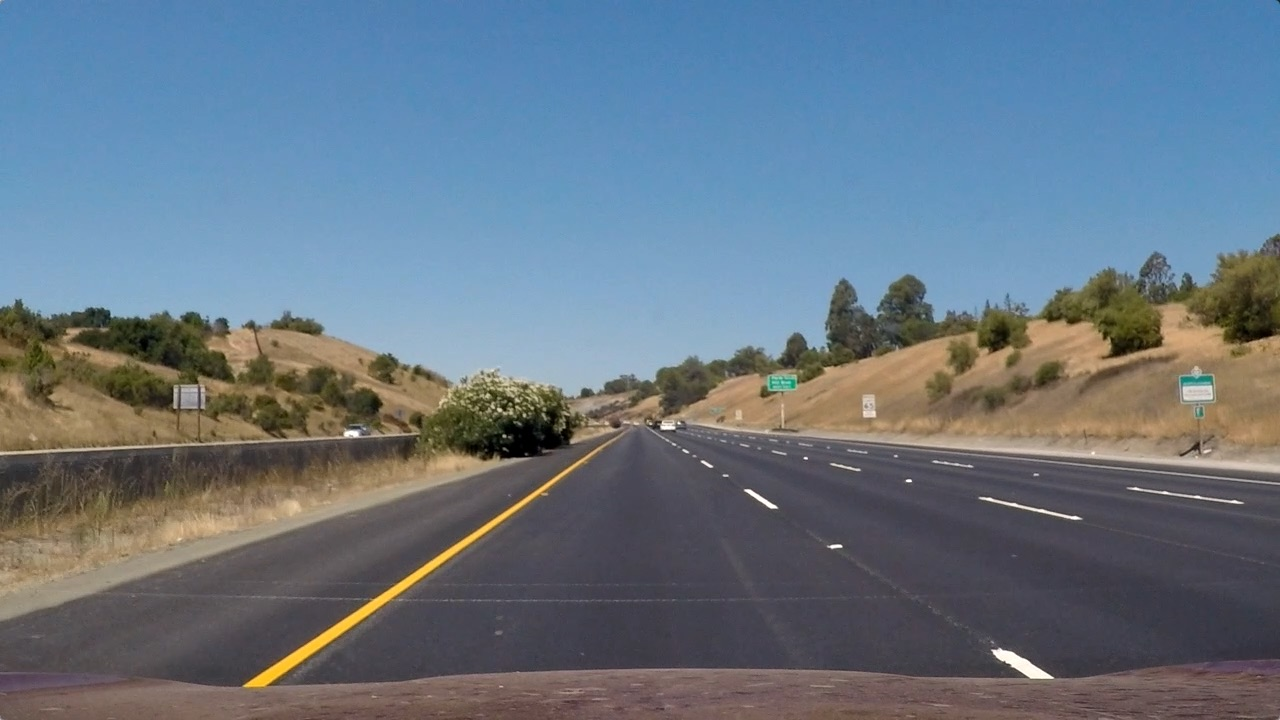
#> input picture test_images/straight_lines1.jpg, 1280 x 720 px
$ jupyter execute --allow-errors Advance_lane_finding.ipynb   (shell and % lines are left out)   (older library calls are emulated)
#> lines starting #> are read from the running program, lines starting #| are printed output that depends on the picture
[cell 1]
# Cell-1: Calibration: mtx, dist
import numpy as np
import cv2
import glob
import matplotlib.pyplot as plt
import matplotlib.image as mpimg

CALIBRATE = False
DEBUG = False
# Load calibration and perspective
npzfile = np.load('calibration_n_perspective.npz')
#> (reads calibration_n_perspective.npz from the repository)
mtx  = npzfile['mtx']
dist = npzfile['dist']
M    = npzfile['M']

if CALIBRATE:
    nx = 9
    ny = 6
    objp = np.zeros((nx*ny,3), np.float32)
    objp[:,:2] = np.mgrid[0:nx, 0:ny].T.reshape(-1,2)

    # Arrays to store object points and image points from all the images.
    objpoints = [] # 3d points in real world space
    imgpoints = [] # 2d points in image plane.

    # Make a list of calibration images
    images = glob.glob( './camera_cal/calibration*.jpg')

    # Step through the list and search for chessboard corners
    for idx, fname in enumerate(images):
        img = cv2.imread(fname)
        gray = cv2.cvtColor(img, cv2.COLOR_BGR2GRAY)

        # Find the chessboard corners
        ret, corners = cv2.findChessboardCorners(gray, (nx,ny), None)

        # If found, add object points, image points
        if ret == True:
            objpoints.append(objp)
            imgpoints.append(corners)

    ret, mtx, dist, rvecs, tvecs = cv2.calibrateCamera(objpoints, imgpoints,
                                                           (img.shape[1], img.shape[0]), None,None)

    img = cv2.imread('./camera_cal/calibration20.jpg')
    plt.imshow(img)
    plt.show()
    undist = cv2.undistort(img, mtx, dist, None, mtx)
    plt.imshow(undist)
    plt.show()

[cell 2]
# Cell-2: Perspective transform matrix: M
import numpy as np
import cv2
import glob
import matplotlib.pyplot as plt
import matplotlib.image as mpimg

pt1 = [597, 450]
pt2 = [684, 450]
pt3 = [1040, 678]
pt4 = [265, 678]

'''
pt1 = [540, 490]
pt2 = [748, 490]
pt3 = [1040, 678]
pt4 = [265, 678]
'''

src = np.float32([pt1, pt2, pt3, pt4])

pt1 = [350, 0]
pt2 = [1000, 0]
pt3 = [1000, 720]
pt4 = [350, 720]
dst = np.float32([pt1, pt2, pt3, pt4])


M = cv2.getPerspectiveTransform(src, dst)
Minv = cv2.getPerspectiveTransform(dst, src)

img = mpimg.imread('./test_images/straight_lines1.jpg')
#> img is the input picture: shape (720, 1280, 3); mean R, G, B 103.2, 117.7, 131.2
fname = './test_images/straight_lines1_Warped.jpg'
undist = cv2.undistort(img, mtx, dist, None, mtx)
img_size = (img.shape[1], img.shape[0])
#> img_size = (1280, 720)
warped = cv2.warpPerspective(undist, M, img_size)
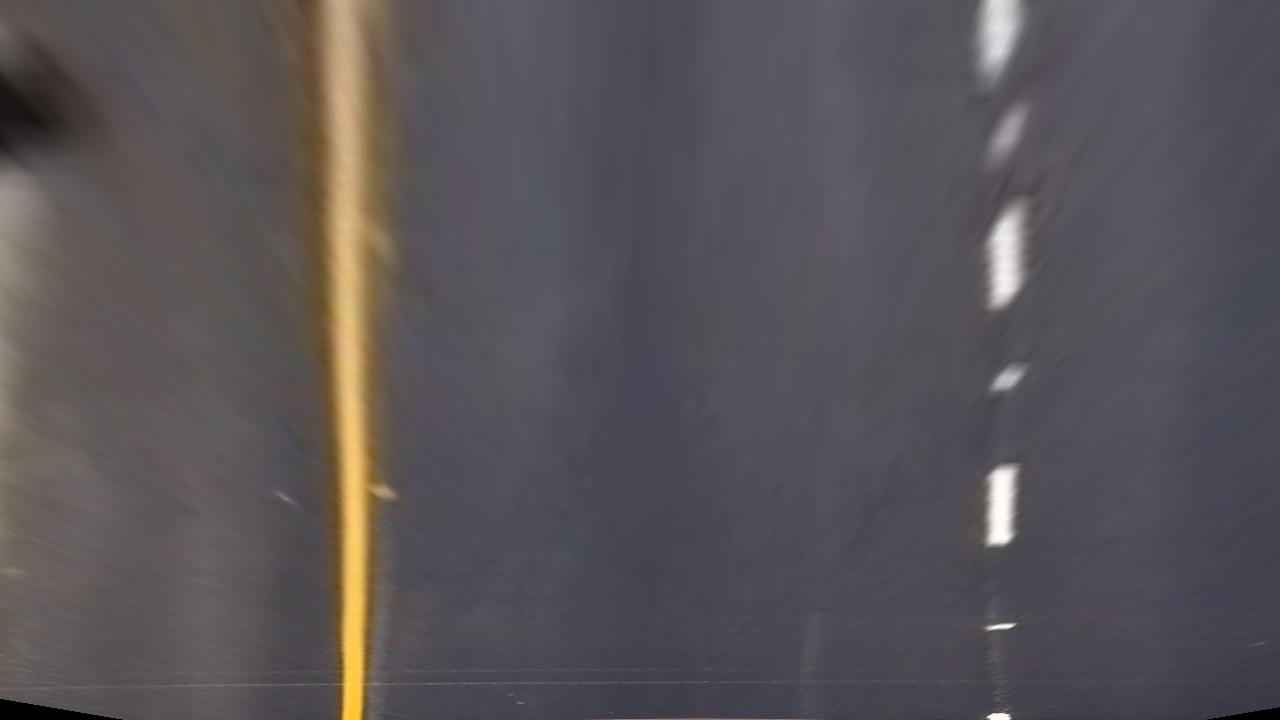
#> warped: shape (720, 1280, 3); mean R, G, B 88.6, 83.8, 88
#mpimg.imsave(fname, warped, format='jpg')
plt.imshow(warped)
plt.show()

img = mpimg.imread('./test_images/straight_lines2.jpg')
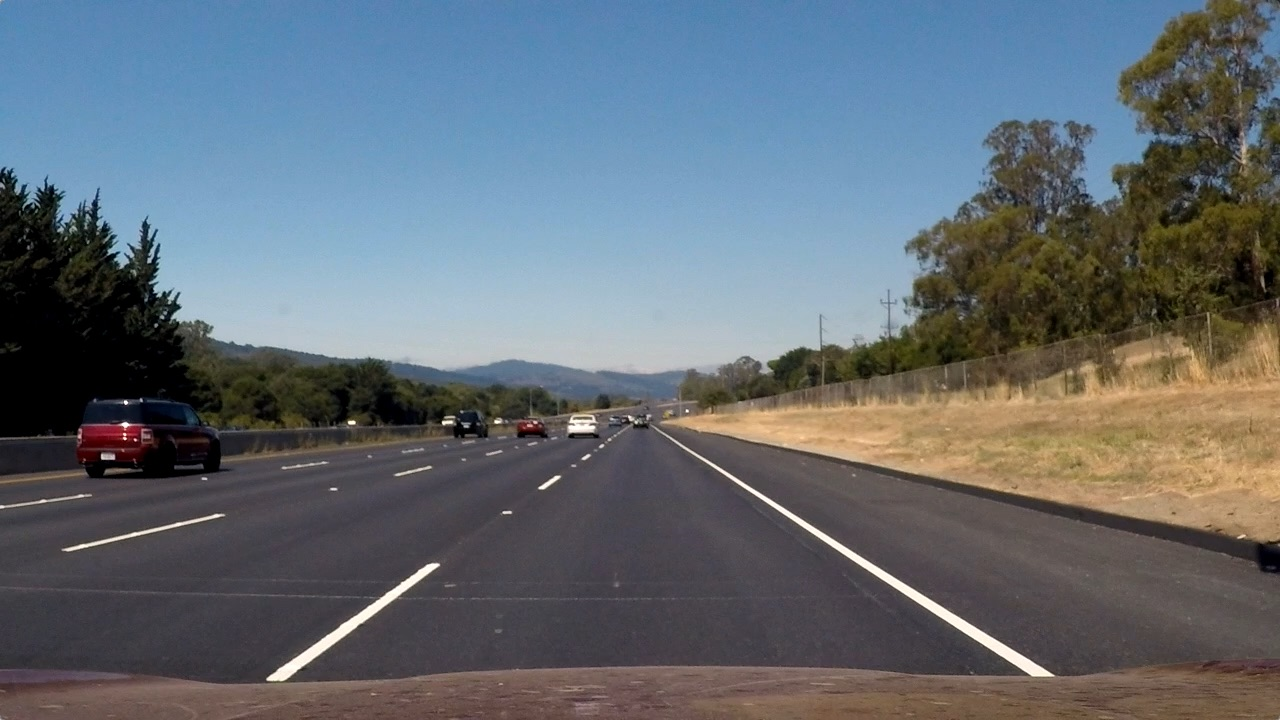
#> input picture test_images/straight_lines2.jpg, 1280 x 720 px
#> img is the input picture: shape (720, 1280, 3); mean R, G, B 99.4, 107.7, 115.1
fname = './test_images/straight_lines2_Warped.jpg'
undist = cv2.undistort(img, mtx, dist, None, mtx)
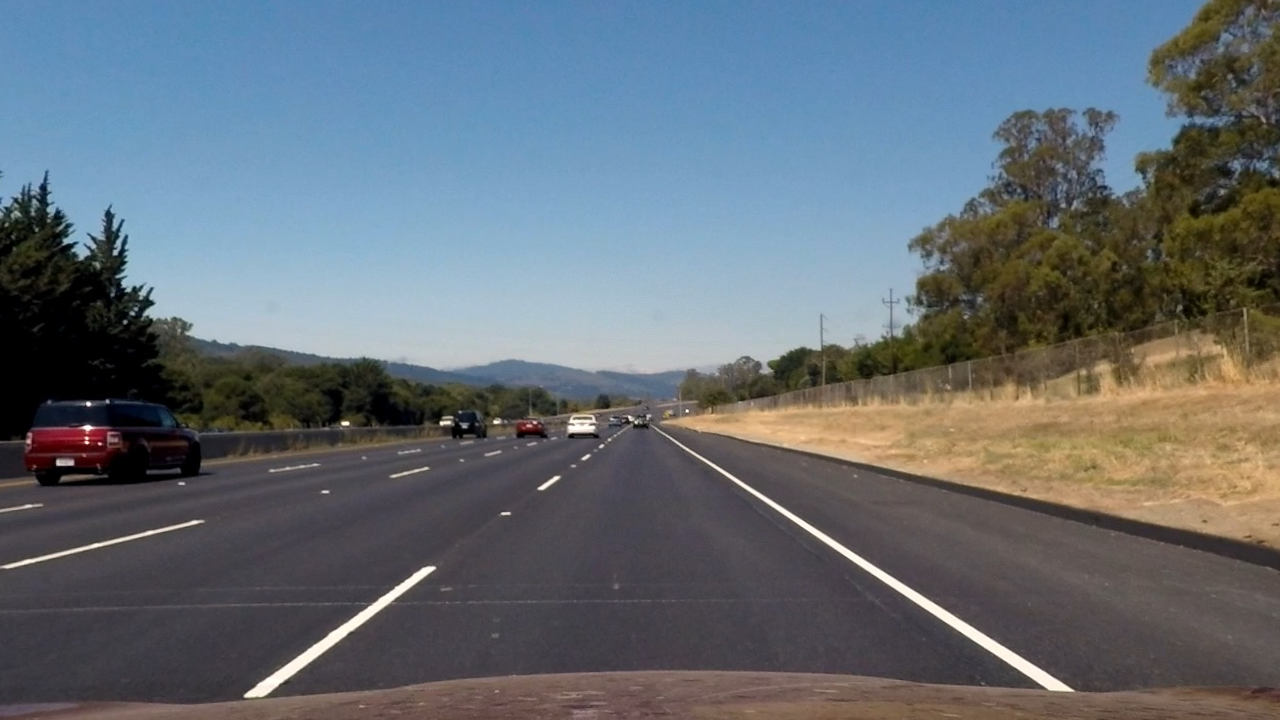
#> undist: shape (720, 1280, 3); mean R, G, B 100.4, 109.1, 116.7
img_size = (img.shape[1], img.shape[0])
warped = cv2.warpPerspective(undist, M, img_size)
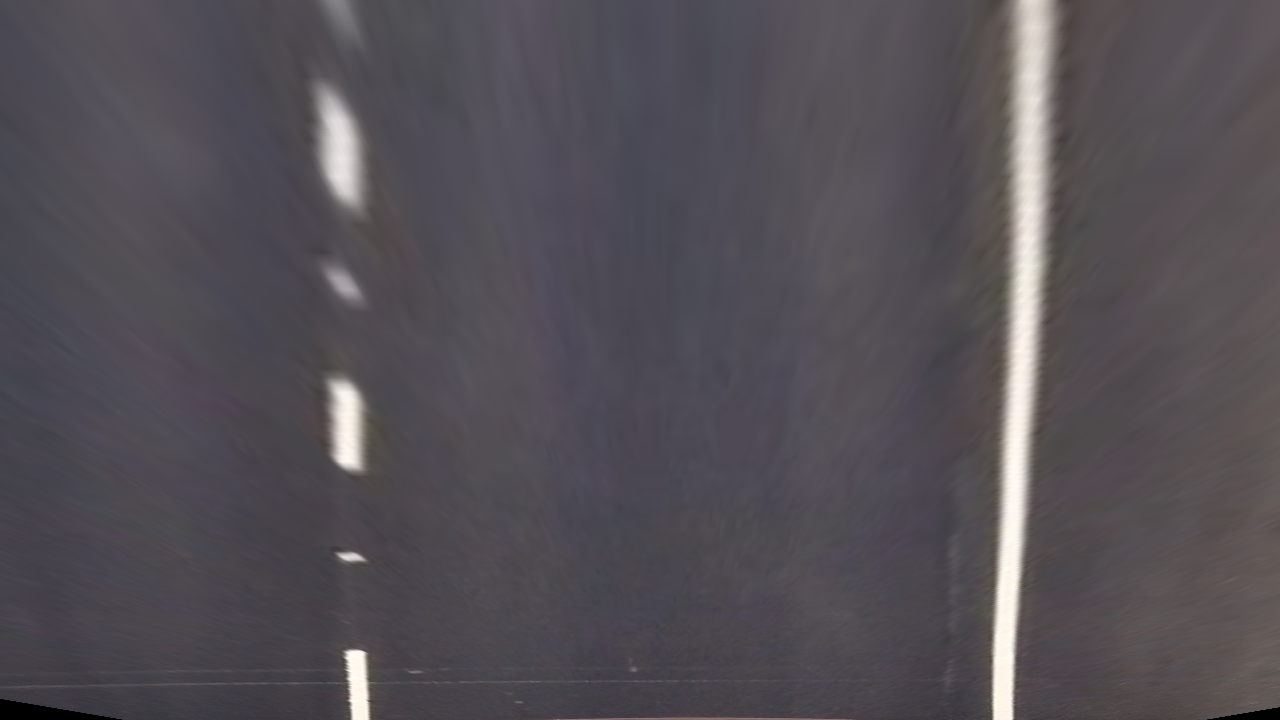
#> warped: shape (720, 1280, 3); mean R, G, B 84.1, 79.6, 85.8
#mpimg.imsave(fname, warped, format='jpg')
plt.imshow(warped)
plt.show()
print(img.shape)
#| (720, 1280, 3)

np.savez('calibration_n_perspective', mtx = mtx, dist = dist, M = M)

[cell 3]
'''Cell-3: Helper functions
1. abs_sobel_thresh
2. mag_thresh
3. dir_threshold
4. hls_select
5. rgb_select
6. get_binary_image
7. Line class
    - set_curvature
    - set_car_offset
    - sanity_check [later]
    - find_lane_pixels
    - update_lanes
    - display_lanes
'''
import numpy as np
import cv2
import matplotlib.pyplot as plt
import matplotlib.image as mpimg

# meters per pixel in X-direction
mpx_x = 3.8/780
# meters per pixel in Y-direction
mpx_y = 30/720

# [96 lines left out: functions abs_sobel_thresh, mag_thresh, dir_threshold, hls_select, rgb_select, get_binary_image, not called in this run]

# Define a class to receive the characteristics of each line detection
from collections import deque
class Line():
    def __init__(self, side):
        self.side = side
        # was the line detected in the last iteration?
        self.detected = False
        self.nFailedFrames = 0
        self.nresetFrames = 0
        # [9 lines of commented-out code are left out]
        self.best_fit = None
        #polynomial coefficients for the most recent fit
        self.current_fit = [np.array([False])]
        #radius of curvature of the line in some units
        self.radius_of_curvature = None
        #distance in meters of vehicle center from the line
        self.line_base_pos = 0
        #difference in fit coefficients between last and new fits
        #self.diffs = np.array([0,0,0], dtype='float')
        #x values for detected line pixels
        #self.allx = None
        #y values for detected line pixels
        #self.ally = None

    # [18 lines left out: functions update_curvature, set_detected, updateCounter, not called in this run]

    def reset_detected(self):
        # computes and updates the curvature for current fit
        self.detected = False

    def update_best_fit(self):
        self.best_fit = self.best_fit*0.7 + 0.3*self.current_fit

    def update_line_base_pos(self):
        # computes and updates the curvature for current fit
        self.line_base_pos = 0

    # [198 lines left out: functions update_lane_line, sanity_check, display_lanes, not called in this run]

[cell 4]
# Debugging: image processing
if DEBUG:
    fimages = './video_image_in/video_images'
    #fimages = './test_images/straight_lines'
    left_lane = Line('left')
    right_lane = Line('right')
    image_counter = 0
    #image_counter = 1
    # Step through the list and search for chessboard corners
    for idx in range(51):
        fname = fimages + str(image_counter) + '.jpg'
        print(fname)
        image   = mpimg.imread(fname)
        combined_binary = get_binary_image(image)
        left_lane.update_lane_line(combined_binary)
        right_lane.update_lane_line(combined_binary)
        sanity_check(left_lane, right_lane)

        out_img = display_lanes(image, left_lane, right_lane)
        #out_img = display_lanes(image, left_lane.current_fit, right_lane.current_fit)
        #out_img = cv2.warpPerspective(out_img, M, (image.shape[1], image.shape[0]), flags=cv2.INTER_NEAREST)
        mpimg.imsave('./video_image_out/video_images'+str(image_counter) + '.jpg', out_img, format='jpg')
        out_img = np.zeros_like(out_img)
        out_img[np.absolute(combined_binary) > 0,2] = 255
        #mpimg.imsave('./video_image_out/video_images_bin'+str(image_counter) + '.jpg', out_img, format='jpg')
        out_img = cv2.warpPerspective(out_img, M, (image.shape[1], image.shape[0]), flags=cv2.INTER_NEAREST)
        mpimg.imsave('./video_image_out/video_images_bin_warp'+str(image_counter) + '.jpg', out_img, format='jpg')

        #image_counter += 2
        image_counter += 1

[cell 5]
left_lane = Line('left')
right_lane = Line('right')
